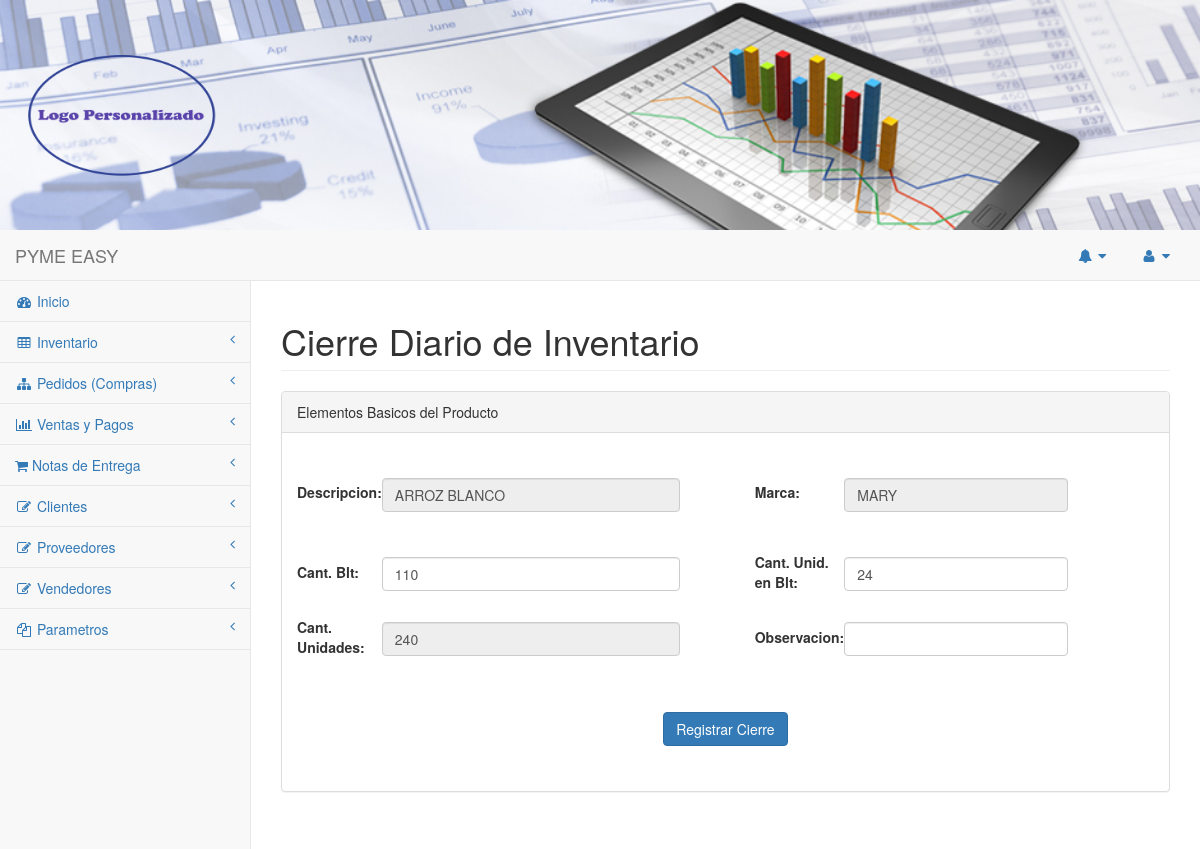
The page /pages/cargar_inventario.php?idprod=6 (signed in) on the database its author committed.
### tables this page shows
CREATE TABLE `tbl_productos` (
  `idproducto` int(11) NOT NULL,
  `descripcion_prod` varchar(50) NOT NULL,
  `marca` varchar(30) NOT NULL,
  `cantidad_unitaria` int(11) NOT NULL,
  `cantidad_blt` int(11) NOT NULL,
  `cant_unidades_en_blt` int(11) NOT NULL,
  `costo` double(11,2) DEFAULT NULL,
  `estatus_prod` varchar(10) NOT NULL DEFAULT 'ACTIVO'
);

### pages/cargar_inventario.php (the view, shortened to what this page needs)
<?php
if (isset($_SESSION['username']) && isset($_SESSION['userid']) ){
  require_once('menu.php');
  require_once('menu2.php');
  $link=crearConexion();
  $idprod= isset($_GET["idprod"])?$_GET["idprod"]:"";
    $listado="SELECT * FROM tbl_productos WHERE idproducto=".$idprod;
    $result = $link->query($listado);
    $reg = $result->fetch_assoc();
?>
<!DOCTYPE html>
<html lang="es">
<head>
    <link href="../vendor/bootstrap/css/bootstrap.min.css" rel="stylesheet">
    <link href="../vendor/metisMenu/metisMenu.min.css" rel="stylesheet">
     <link href="../css/estilo.css" rel="stylesheet">
    <link href="../dist/css/sb-admin-2.css" rel="stylesheet">
    <link href="../vendor/font-awesome/css/font-awesome.min.css" rel="stylesheet" type="text/css">
</head>
<body>
<header id="titulo">
<div class="portada">
    <div class="text">
      <IMG SRC="<?php echo $_SESSION['logo'];?>" width="230px" height="200px" >
    </div>
</div>
</header>
    <div id="wrapper">
        <nav class="navbar navbar-default navbar-static-top" role="navigation" style="margin-bottom: 0">
            <div class="navbar-header">
                <a class="navbar-brand" href="index..php">PYME EASY</a>
            </div>
           <?php  echo barra_menu2(); ?>
         <?php  echo barra_menu(); ?>
        </nav>
        <div id="page-wrapper">
            <div class="row">
                <div class="col-lg-12">
                    <h1 class="page-header">Cierre Diario de Inventario</h1>
                </div>
            </div>
            <div class="row">
                <div class="col-lg-12">
                    <div class="panel panel-default">
                        <div class="panel-heading">
                            Elementos Basicos del Producto
                        </div>
                        <div class="panel-body">
                            <div class="row">
                                <div class="col-lg-12">
                                    <form role="form" id="formulario" method='post'>
<p>&nbsp;</p>
<table width="90%">
    <tr>
      <td width="10%"><label>Descripcion:</label></td>
      <td width="40%"><INPUT type="text" id="txtdescripcion_prod" readonly name="txtdescripcion_prod" value='<?php echo $reg['descripcion_prod']; ?>'
         width="100%" class="form-control"/></td>
      <td width="10%"> &nbsp;</td>
      <td width="10%"><label>Marca:</label></td>
      <td width="30%"><input id="txtmarca" name="txtmarca" width="100%" readonly type="text" class="form-control" value='<?php echo $reg['marca']; ?>'></td>
    </tr>
    <tr>
       <td> &nbsp;</td>
       <td> &nbsp;</td>
       <td> &nbsp;</td>
       <td> &nbsp;</td>
       <td> &nbsp;</td>
    </tr>
    <tr>
       <td> &nbsp;</td>
       <td> &nbsp;</td>
       <td> &nbsp;</td>
       <td> &nbsp;</td>
       <td> &nbsp;</td>
    </tr>
    <tr>
       <td><label>Cant. Blt:</label></td>
       <td><input id="txtcantidad_blt" name="txtcantidad_blt" onkeypress="return validar(event)" onkeyup="Calc_SubTotal()" width="100%" type="text" class="form-control" value='<?php echo $reg['cantidad_blt']; ?>'></td>
       <td> &nbsp;</td>
       <td><label>Cant. Unid. en Blt:</label></td>
       <td><input id="txtcant_unidades_en_blt" name="txtcant_unidades_en_blt" onkeypress="return validar(event)" onkeyup="Calc_SubTotal()" width="100%" type="text" class="form-control" value='<?php echo $reg['cant_unidades_en_blt']; ?>'></td>
    </tr>
    <tr>
       <td> &nbsp;</td>
       <td> &nbsp;</td>
       <td> &nbsp;</td>
       <td> &nbsp;</td>
       <td> &nbsp;</td>
    </tr>
    <tr>
      <td><label>Cant. Unidades:</label></td>
       <td>
          <input id="txtcantidad_unitaria" name="txtcantidad_unitaria" readonly="" value='<?php echo $reg['cantidad_unitaria']; ?>' onkeyup="number_format(this);" type="text" class="form-control">
      </td>
      <td> &nbsp;</td>
      <td><label>Observacion:</label></td>
      <td><input id="txtobservacion" name="txtobservacion" value='' type="text" class="form-control"></td>
    </tr>
    <tr>
       <td> &nbsp;</td>
       <td> &nbsp;</td>
       <td> &nbsp;</td>
       <td> &nbsp;</td>
       <td> &nbsp;</td>
    </tr>
</table>
<p>&nbsp;</p>
<table class="" width="90%" id="tblGuardar" align="center">
  <tr>
    <td width="30%">&nbsp;</td>
    <td width="40%" align="center"><INPUT id="cmdGuardar" type="button" value="Registrar Cierre"  class="btn btn-primary" onclick="GuardarRegistro();"/></td>
    <td width="30%">&nbsp;</td>
  </tr>
</table>
<p>&nbsp;</p>
</form>
</div>
                                </div>
                            </div>
                        </div>
                    </div>
                </div>
            </div>
        </div>
</body>
</html>
<?php
}else{
echo "<body>
<script type='text/javascript'>
window.location='../index.php';
</script>
</body>";
}
?>

### css/estilo.css (style rules this page uses)
.portada { background: url(../pages/images/header.jpg) no-repeat ; -webkit-background-size: cover; -moz-background-size: cover; -o-background-size: cover; background-size: cover; height: 100%; width: 100% ; text-align: left; }
.text { margin: 10px 0px 10px 0px; padding: 5px; display: inline-block; }

### rows shown on the page
tbl_productos: txtdescripcion_prod "ARROZ BLANCO", txtmarca "MARY", txtcantidad_blt "110", txtcant_unidades_en_blt "24", txtcantidad_unitaria "240"
